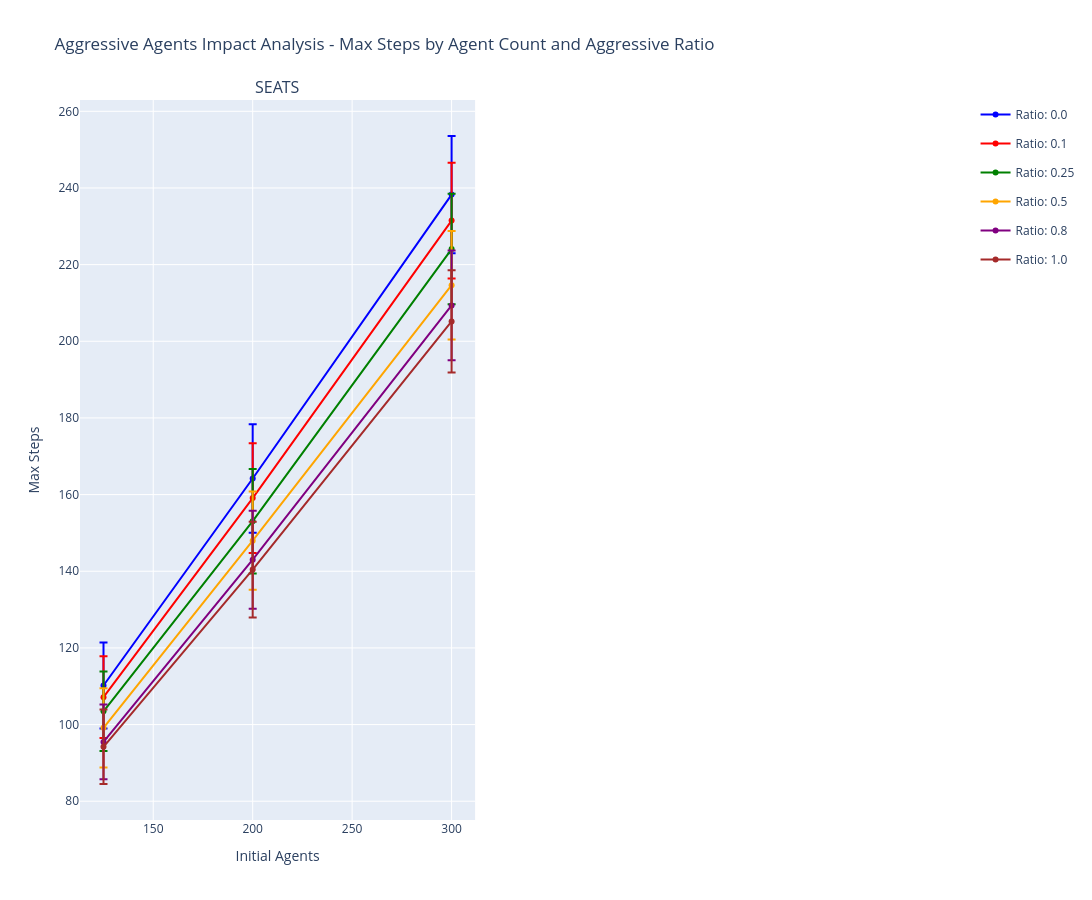

The notebook cell this image was saved under:
### Code cell
import plotly.graph_objects as go
from plotly.subplots import make_subplots

# Create subplots: one per scenario type with aggressive ratio comparison
num_scenarios_agg = len(scenario_types_agg)

# Calculate dimensions for subplots (2 columns, rows as needed)
num_cols = 2
num_rows = (num_scenarios_agg + num_cols - 1) // num_cols

from plotly.subplots import make_subplots

fig = make_subplots(
    rows=num_rows, cols=num_cols,
    subplot_titles=[s.upper() for s in scenario_types_agg],
    specs=[[{} for _ in range(num_cols)] for _ in range(num_rows)]
)

# Get unique aggressive ratios
aggressive_ratios = sorted(max_steps_aggressive['aggressive_ratio'].unique())
colors = ["blue", "red", "green", "orange", "purple", "brown", "pink", "cyan", "magenta", "yellow"]

# Create a plot for each scenario
for idx, scenario in enumerate(scenario_types_agg):
    row = (idx // num_cols) + 1
    col = (idx % num_cols) + 1
    
    scenario_data = max_steps_aggressive[max_steps_aggressive['scenario_type'] == scenario]
    
    # Add a line for each aggressive ratio
    for ratio_idx, ratio in enumerate(aggressive_ratios):
        ratio_data = scenario_data[scenario_data['aggressive_ratio'] == ratio]
        ratio_stats = ratio_data.groupby("initial_agents")["max_steps"].agg(["mean", "std"]).reset_index()
        
        fig.add_trace(
            go.Scatter(
                x=ratio_stats["initial_agents"],
                y=ratio_stats["mean"],
                error_y=dict(type="data", array=ratio_stats["std"], visible=True),
                mode="lines+markers",
                name=f"Ratio: {ratio}",
                marker=dict(size=6),
                line=dict(width=2, color=colors[ratio_idx % len(colors)]),
                showlegend=(idx == 0),  # Show legend only for first subplot
                legendgroup=f"ratio_{ratio}",
            ),
            row=row, col=col
        )
    
    fig.update_xaxes(title_text="Initial Agents", row=row, col=col)
    fig.update_yaxes(title_text="Max Steps", row=row, col=col)

fig.update_layout(height=300*num_rows*3, width=1400, showlegend=True,
                  title_text="Aggressive Agents Impact Analysis - Max Steps by Agent Count and Aggressive Ratio")
fig.show()

### Figure 1 — Plotly figure (JSON) as saved in the notebook; plotly's stock layout.template omitted (floating-point values rounded to 4 significant figures)
{"data": [{"error_y": {"array": [11.24, 14.13, 15.28], "type": "data", "visible": true}, "legendgroup": "ratio_0.0", "line": {"color": "blue", "width": 2}, "marker": {"size": 6}, "mode": "lines+markers", "name": "Ratio: 0.0", "showlegend": true, "type": "scatter", "x": [125, 200, 300], "xaxis": "x", "y": [110.2, 164.2, 238.3], "yaxis": "y"}, {"error_y": {"array": [10.67, 14.33, 15.11], "type": "data", "visible": true}, "legendgroup": "ratio_0.1", "line": {"color": "red", "width": 2}, "marker": {"size": 6}, "mode": "lines+markers", "name": "Ratio: 0.1", "showlegend": true, "type": "scatter", "x": [125, 200, 300], "xaxis": "x", "y": [107.2, 159.1, 231.5], "yaxis": "y"}, {"error_y": {"array": [10.37, 13.63, 14.4], "type": "data", "visible": true}, "legendgroup": "ratio_0.25", "line": {"color": "green", "width": 2}, "marker": {"size": 6}, "mode": "lines+markers", "name": "Ratio: 0.25", "showlegend": true, "type": "scatter", "x": [125, 200, 300], "xaxis": "x", "y": [103.4, 153.1, 224.1], "yaxis": "y"}, {"error_y": {"array": [10.32, 12.82, 14.15], "type": "data", "visible": true}, "legendgroup": "ratio_0.5", "line": {"color": "orange", "width": 2}, "marker": {"size": 6}, "mode": "lines+markers", "name": "Ratio: 0.5", "showlegend": true, "type": "scatter", "x": [125, 200, 300], "xaxis": "x", "y": [99.15, 148.0, 214.6], "yaxis": "y"}, {"error_y": {"array": [9.744, 12.79, 14.34], "type": "data", "visible": true}, "legendgroup": "ratio_0.8", "line": {"color": "purple", "width": 2}, "marker": {"size": 6}, "mode": "lines+markers", "name": "Ratio: 0.8", "showlegend": true, "type": "scatter", "x": [125, 200, 300], "xaxis": "x", "y": [95.47, 143.0, 209.4], "yaxis": "y"}, {"error_y": {"array": [9.704, 12.5, 13.32], "type": "data", "visible": true}, "legendgroup": "ratio_1.0", "line": {"color": "brown", "width": 2}, "marker": {"size": 6}, "mode": "lines+markers", "name": "Ratio: 1.0", "showlegend": true, "type": "scatter", "x": [125, 200, 300], "xaxis": "x", "y": [94.2, 140.4, 205.2], "yaxis": "y"}], "layout": {"annotations": [{"font": {"size": 16}, "showarrow": false, "text": "SEATS", "x": 0.225, "xanchor": "center", "xref": "paper", "y": 1, "yanchor": "bottom", "yref": "paper"}], "height": 900, "showlegend": true, "title": {"text": "Aggressive Agents Impact Analysis - Max Steps by Agent Count and Aggressive Ratio"}, "width": 1400, "xaxis": {"anchor": "y", "domain": [0, 0.45], "title": {"text": "Initial Agents"}}, "xaxis2": {"anchor": "y2", "domain": [0.55, 1]}, "yaxis": {"anchor": "x", "domain": [0, 1], "title": {"text": "Max Steps"}}, "yaxis2": {"anchor": "x2", "domain": [0, 1]}}}
